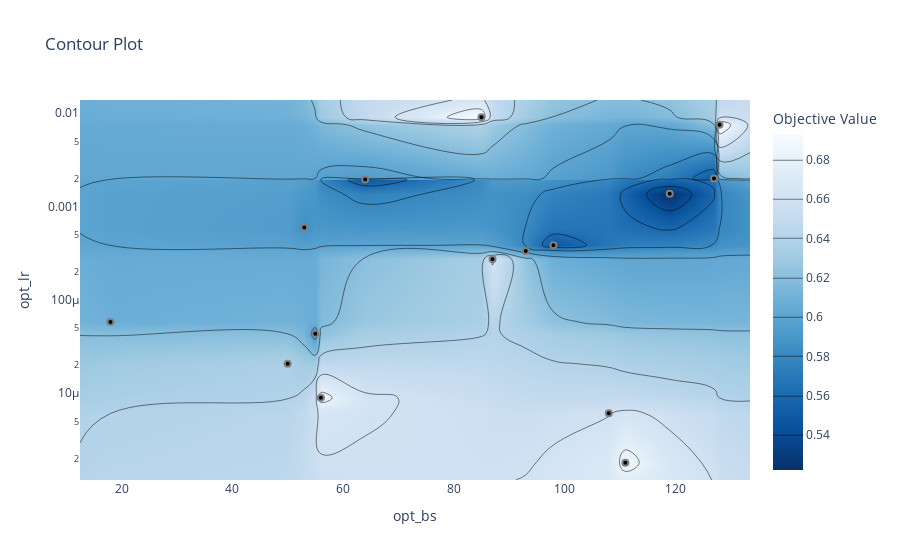

The cell this chart's notebook holds for it:
### Code cell
from optuna.visualization import plot_contour
plot_contour(study, params=["opt_lr", "opt_bs"])

### Figure 1 — Plotly figure (JSON) as saved in the notebook; plotly's stock layout.template omitted (floating-point values rounded to 4 significant figures; data arrays with more than 128 entries replaced by an {"elided": "..."} marker saying what was removed)
{"data": [{"colorbar": {"title": {"text": "Objective Value"}}, "colorscale": [[0, "rgb(247,251,255)"], [0.125, "rgb(222,235,247)"], [0.25, "rgb(198,219,239)"], [0.375, "rgb(158,202,225)"], [0.5, "rgb(107,174,214)"], [0.625, "rgb(66,146,198)"], [0.75, "rgb(33,113,181)"], [0.875, "rgb(8,81,156)"], [1, "rgb(8,48,107)"]], "connectgaps": true, "contours": {"coloring": "heatmap"}, "hoverinfo": "none", "line": {"smoothing": 1.3}, "reversescale": true, "type": "contour", "x": [12.5, 18, 50, 53, 55, 56, 64, 85, 87, 93, 98, 108, 111, 119, 127, 128, 133.5], "y": [1.177e-06, 1.803e-06, 6.11e-06, 8.934e-06, 2.069e-05, 4.343e-05, 5.799e-05, 0.0002728, 0.0003339, 0.0003851, 0.0005971, 0.001369, 0.00195, 0.001995, 0.007529, 0.009062, 0.01388], "z": {"elided": "17x17 float values"}}, {"marker": {"color": "black", "line": {"color": "Gray", "width": 2}}, "mode": "markers", "name": "Feasible Trial", "showlegend": false, "type": "scatter", "x": [50, 64, 108, 119, 53, 55, 98, 56, 111, 18, 128, 93, 87, 127, 85], "y": [2.069e-05, 0.00195, 6.11e-06, 0.001369, 0.0005971, 4.343e-05, 0.0003851, 8.934e-06, 1.803e-06, 5.799e-05, 0.007529, 0.0003339, 0.0002728, 0.001995, 0.009062]}, {"marker": {"color": "#cccccc", "line": {"color": "Gray", "width": 2}}, "mode": "markers", "name": "Infeasible Trial", "showlegend": false, "type": "scatter", "x": [], "y": []}], "layout": {"title": {"text": "Contour Plot"}, "xaxis": {"range": [12.5, 133.5], "title": {"text": "opt_bs"}}, "yaxis": {"range": [-5.929, -1.858], "title": {"text": "opt_lr"}, "type": "log"}}}
